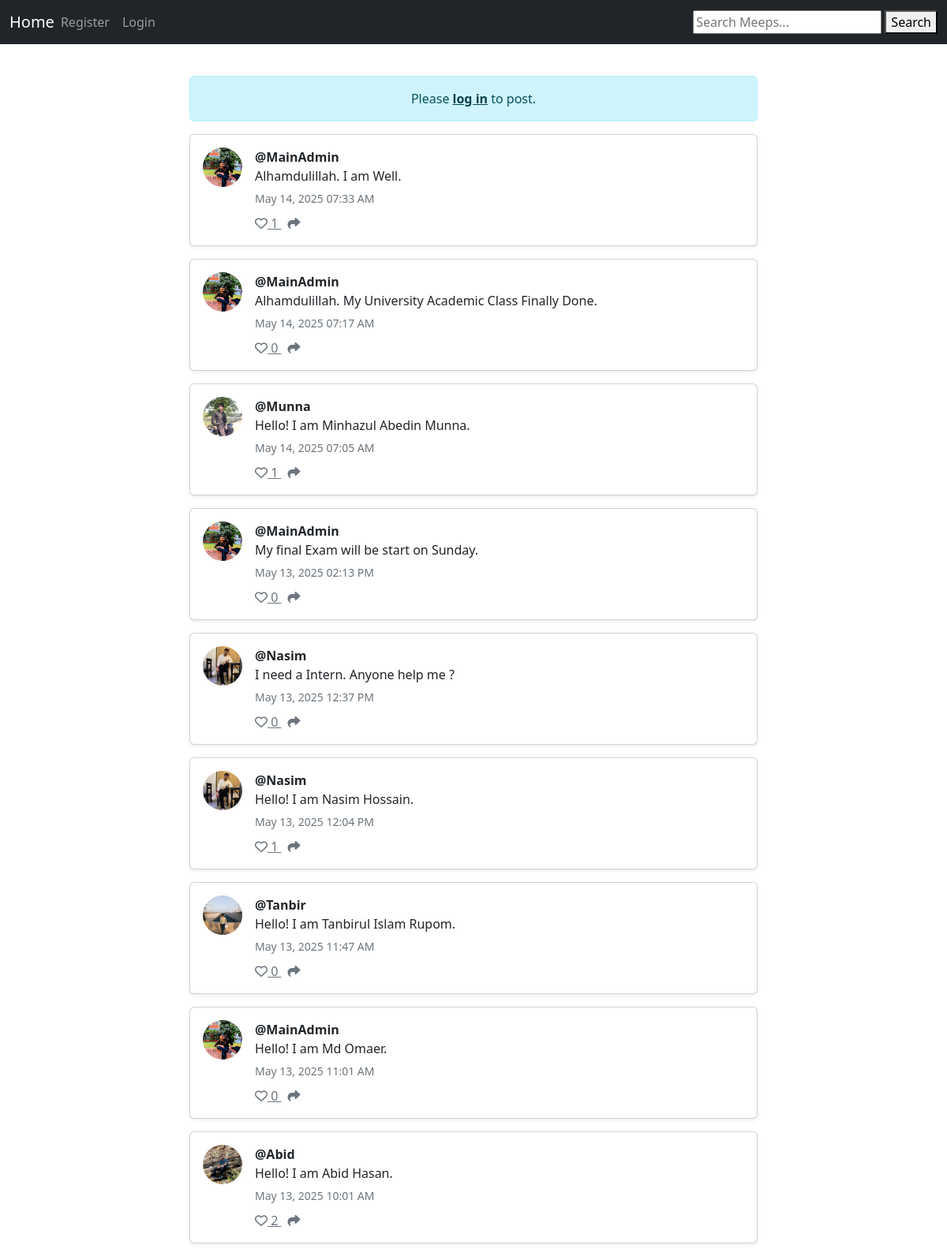
The page / on the database its author committed.
### musker/models.py (models this page shows, shortened)
class Meep(models.Model):
    user = models.ForeignKey(
        User, related_name="meeps",
        on_delete=models.DO_NOTHING
    )
    body = models.CharField(max_length=200)
    created_at = models.DateTimeField(auto_now_add=True)
    likes = models.ManyToManyField(User, related_name="meep_like", blank=True)
    def number_of_likes(self):
        return self.likes.count()

class Profile(models.Model):
    user = models.OneToOneField(User, on_delete=models.CASCADE)
    follows = models.ManyToManyField("self", related_name="followed_by", symmetrical=False, blank=True)
    data_modified = models.DateTimeField(User, auto_now=True)
    profile_image = models.ImageField(null=True, blank=True, upload_to="images/")
    profile_bio = models.CharField(null=True, blank=True, max_length=500)
    homepage_link = models.CharField(null=True, blank=True, max_length=100)
    facebook_link = models.CharField(null=True, blank=True, max_length=100)
    instagram_link = models.CharField(null=True, blank=True, max_length=100)
    linkedin_link = models.CharField(null=True, blank=True, max_length=100)

### musker/views.py (the view)
# urls.py: path('', views.home, name="home"),
def home(request):
	if request.user.is_authenticated:
		form = MeepForm(request.POST or None)
		if request.method == "POST":
			if form.is_valid():
				meep = form.save(commit=False)
				meep.user = request.user
				meep.save()
				messages.success(request, "Your Meep Has Been Posted!")
				return redirect('home')
		meeps = Meep.objects.all().order_by("-created_at")
		return render(request, 'home.html', {"meeps": meeps, "form": form})
	else:
		meeps = Meep.objects.all().order_by("-created_at")
		return render(request, 'home.html', {"meeps": meeps})

### musker/templates/home.html
{% extends 'base.html' %}
{% load widget_tweaks %}
{% load static %}
{% block content %}
<div class="container">
  <div class="row justify-content-center">
    <div class="col-md-8">
      {% if user.is_authenticated %}
        <div class="card my-3 shadow-sm">
          <div class="card-body d-flex">
            <div class="me-3">
              {% if user.profile.profile_image %}
                <img src="{{ user.profile.profile_image.url }}" width="50" height="50" class="rounded-circle" alt="Profile Picture">
              {% else %}
                <img src="{% static 'images/default_profile_pic.png' %}" width="50" height="50" class="rounded-circle" alt="Profile Picture">
              {% endif %}
            </div>
            <div class="flex-grow-1">
              {% if form %}
                <form method="POST">
                  {% csrf_token %}
                  {{ form.body|add_class:"form-control mb-2" }}
                  <button type="submit" class="btn btn-primary float-end mt-2">Post</button>
                </form>
              {% endif %}
            </div>
          </div>
        </div>
      {% else %}
        <div class="alert alert-info my-3 text-center">
          Please <a href="{% url 'login' %}" class="alert-link">log in</a> to post.
        </div>
      {% endif %}
      {% if meeps %}
        {% for meep in meeps %}
          <div class="card mb-3 shadow-sm">
            <div class="card-body d-flex">
              <div class="me-3">
                {% if meep.user.profile.profile_image %}
                  <img src="{{ meep.user.profile.profile_image.url }}" width="50" height="50" class="rounded-circle" alt="{{ meep.user.username }}">
                {% else %}
                  <img src="{% static 'images/default_profile_pic.png' %}" width="50" height="50" class="rounded-circle" alt="{{ meep.user.username }}">
                {% endif %}
              </div>
              <div class="flex-grow-1">
                <strong>@{{ meep.user.username }}</strong><br>
                <p class="mb-1">{{ meep.body }}</p>
                <small class="text-muted">
                  {{ meep.created_at|date:"M d, Y h:i A" }}
                </small>
                <div class="mt-2">
                  <span class="me-2">
                    {% if user in meep.likes.all %}
                      <a href="{% url 'meep_like' meep.id %}" class="text-danger">
                        <i class="fa-solid fa-heart"></i> {{ meep.number_of_likes }}
                      </a>
                    {% else %}
                      <a href="{% url 'meep_like' meep.id %}" class="text-secondary">
                        <i class="fa fa-heart-o"></i> {{ meep.number_of_likes }}
                      </a>
                    {% endif %}
                  </span>
                  <a href="{% url 'meep_show' meep.id %}" class="text-secondary me-2">
                    <i class="fa-solid fa-share"></i>
                  </a>
                </div>
              </div>
            </div>
          </div>
        {% endfor %}
      {% else %}
        <p class="text-center text-muted">No Meeps yet!</p>
      {% endif %}
    </div>
  </div>
</div>
{% endblock %}

### rows shown on the page
Meep: user.profile.profile_image (picture), user.username "MainAdmin", body "Alhamdulillah. I am Well.", created_at "May 14, 2025 07:33 AM", number_of_likes "1"
Meep: user.profile.profile_image (picture), user.username "MainAdmin", body "Alhamdulillah. My University Academic Class Finally Done.", created_at "May 14, 2025 07:17 AM", number_of_likes "0"
Meep: user.profile.profile_image (picture), user.username "Munna", body "Hello! I am Minhazul Abedin Munna.", created_at "May 14, 2025 07:05 AM", number_of_likes "1"
Meep: user.profile.profile_image (picture), user.username "MainAdmin", body "My final Exam will be start on Sunday.", created_at "May 13, 2025 02:13 PM", number_of_likes "0"
Meep: user.profile.profile_image (picture), user.username "Nasim", body "I need a Intern. Anyone help me ?", created_at "May 13, 2025 12:37 PM", number_of_likes "0"
Meep: user.profile.profile_image (picture), user.username "Nasim", body "Hello! I am Nasim Hossain.", created_at "May 13, 2025 12:04 PM", number_of_likes "1"
Meep: user.profile.profile_image (picture), user.username "Tanbir", body "Hello! I am Tanbirul Islam Rupom.", created_at "May 13, 2025 11:47 AM", number_of_likes "0"
Meep: user.profile.profile_image (picture), user.username "MainAdmin", body "Hello! I am Md Omaer.", created_at "May 13, 2025 11:01 AM", number_of_likes "0"
Meep: user.profile.profile_image (picture), user.username "Abid", body "Hello! I am Abid Hasan.", created_at "May 13, 2025 10:01 AM", number_of_likes "2"
